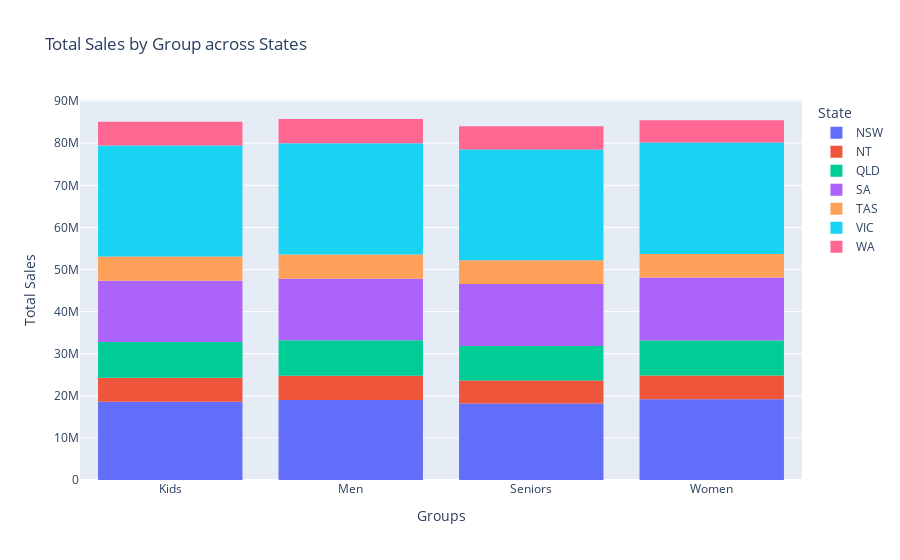

This figure's notebook cell:
### Markdown cell above
## 2. Group-wise sales analysis (Kids, Women, Men, and Seniors) across various states.

### Code cell
# Create a Histogram plot to view Total Sales by Groups across all States

import plotly.express as px


fig = px.histogram(vis_df, x="Group", y="Sales", color="State",title="Total Sales by Group across States")

fig.update_layout(xaxis_title="Groups",yaxis_title="Total Sales")

fig.show()

### Figure 1 — Plotly figure (JSON) as saved in the notebook; plotly's stock layout.template omitted (floating-point values rounded to 4 significant figures)
{"data": [{"alignmentgroup": "True", "bingroup": "x", "histfunc": "sum", "hovertemplate": "State=NSW<br>Group=%{x}<br>sum of Sales=%{y}<extra></extra>", "legendgroup": "NSW", "marker": {"color": "#636efa", "pattern": {"shape": ""}}, "name": "NSW", "offsetgroup": "NSW", "orientation": "v", "showlegend": true, "type": "histogram", "x": ["Kids", "Men", "Seniors", "Women"], "xaxis": "x", "y": [18587500, 19022500, 18187500, 19172500], "yaxis": "y"}, {"alignmentgroup": "True", "bingroup": "x", "histfunc": "sum", "hovertemplate": "State=NT<br>Group=%{x}<br>sum of Sales=%{y}<extra></extra>", "legendgroup": "NT", "marker": {"color": "#EF553B", "pattern": {"shape": ""}}, "name": "NT", "offsetgroup": "NT", "orientation": "v", "showlegend": true, "type": "histogram", "x": ["Kids", "Men", "Seniors", "Women"], "xaxis": "x", "y": [5700000, 5762500, 5465000, 5652500], "yaxis": "y"}, {"alignmentgroup": "True", "bingroup": "x", "histfunc": "sum", "hovertemplate": "State=QLD<br>Group=%{x}<br>sum of Sales=%{y}<extra></extra>", "legendgroup": "QLD", "marker": {"color": "#00cc96", "pattern": {"shape": ""}}, "name": "QLD", "offsetgroup": "QLD", "orientation": "v", "showlegend": true, "type": "histogram", "x": ["Kids", "Men", "Seniors", "Women"], "xaxis": "x", "y": [8510000, 8392500, 8190000, 8325000], "yaxis": "y"}, {"alignmentgroup": "True", "bingroup": "x", "histfunc": "sum", "hovertemplate": "State=SA<br>Group=%{x}<br>sum of Sales=%{y}<extra></extra>", "legendgroup": "SA", "marker": {"color": "#ab63fa", "pattern": {"shape": ""}}, "name": "SA", "offsetgroup": "SA", "orientation": "v", "showlegend": true, "type": "histogram", "x": ["Kids", "Men", "Seniors", "Women"], "xaxis": "x", "y": [14515000, 14655000, 14717500, 14970000], "yaxis": "y"}, {"alignmentgroup": "True", "bingroup": "x", "histfunc": "sum", "hovertemplate": "State=TAS<br>Group=%{x}<br>sum of Sales=%{y}<extra></extra>", "legendgroup": "TAS", "marker": {"color": "#FFA15A", "pattern": {"shape": ""}}, "name": "TAS", "offsetgroup": "TAS", "orientation": "v", "showlegend": true, "type": "histogram", "x": ["Kids", "Men", "Seniors", "Women"], "xaxis": "x", "y": [5775000, 5757500, 5650000, 5577500], "yaxis": "y"}, {"alignmentgroup": "True", "bingroup": "x", "histfunc": "sum", "hovertemplate": "State=VIC<br>Group=%{x}<br>sum of Sales=%{y}<extra></extra>", "legendgroup": "VIC", "marker": {"color": "#19d3f3", "pattern": {"shape": ""}}, "name": "VIC", "offsetgroup": "VIC", "orientation": "v", "showlegend": true, "type": "histogram", "x": ["Kids", "Men", "Seniors", "Women"], "xaxis": "x", "y": [26360000, 26407500, 26315000, 26482500], "yaxis": "y"}, {"alignmentgroup": "True", "bingroup": "x", "histfunc": "sum", "hovertemplate": "State=WA<br>Group=%{x}<br>sum of Sales=%{y}<extra></extra>", "legendgroup": "WA", "marker": {"color": "#FF6692", "pattern": {"shape": ""}}, "name": "WA", "offsetgroup": "WA", "orientation": "v", "showlegend": true, "type": "histogram", "x": ["Kids", "Men", "Seniors", "Women"], "xaxis": "x", "y": [5625000, 5752500, 5512500, 5262500], "yaxis": "y"}], "layout": {"barmode": "relative", "legend": {"title": {"text": "State"}, "tracegroupgap": 0}, "title": {"text": "Total Sales by Group across States"}, "xaxis": {"anchor": "y", "domain": [0, 1], "title": {"text": "Groups"}}, "yaxis": {"anchor": "x", "domain": [0, 1], "title": {"text": "Total Sales"}}}}
